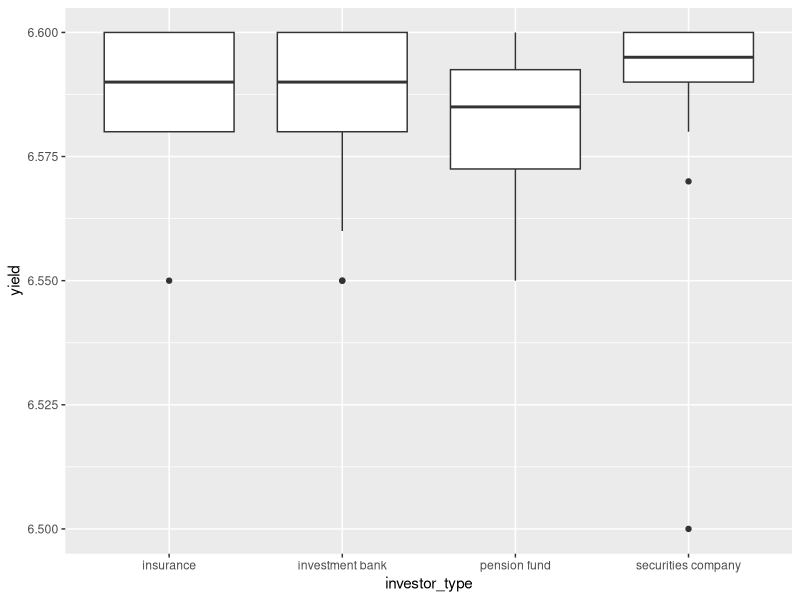
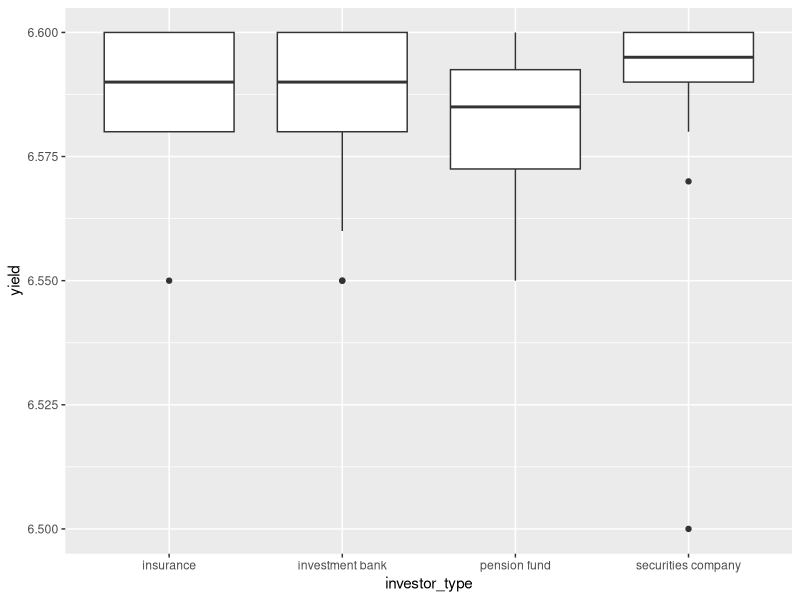
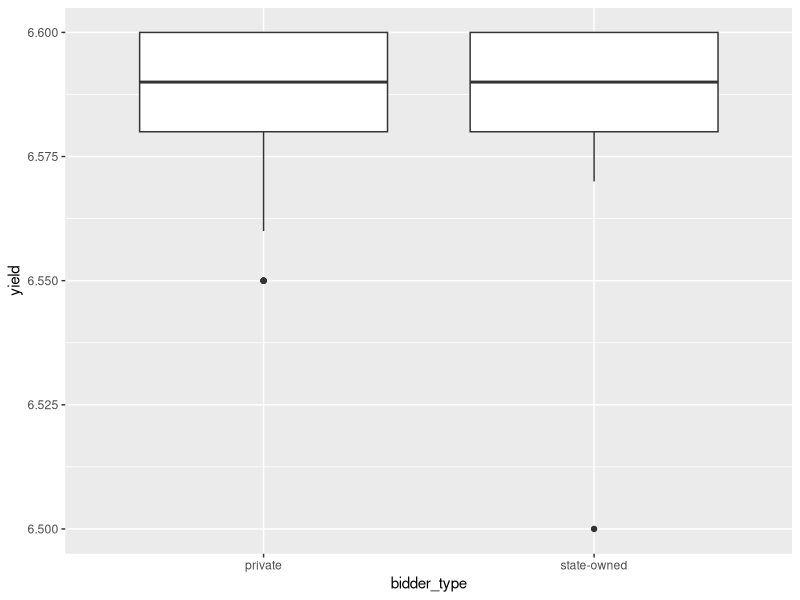

Recreate these plots in R, in order.
## ---- chunk 1
knitr::opts_chunk$set(echo = TRUE)

library(dplyr)
library(ggplot2)
library(tidyverse)
library(readr)
library(stringr)
library(lubridate)

bonds <- read.csv("data/FR0087.csv", header = F) %>% 
  mutate(date = as_date(substr(V5, 1, 6)), series = V2, bid_no = V1, yield = V3, bid = V4, bidder = V6, bidder_code = V8, 
         inv = gsub("\\s", "", V8), group = case_when(V10 == "CB" ~ "CB", TRUE ~ "non-CB"), custody = V11, alloted_unit = V12, proceed = V13, acr_int = V14) %>% 
  mutate(ivt = sub('.*-', '', inv), type = substr(bidder_code, 1, 2)) %>% 
  mutate(location = case_when(bidder %in% c("CITIBANK  N.A.", "KC JPMORGAN CHASE BANK  N.A.", "DEUTSCHE BANK  A.G.", "STANDCHART BANK") ~ "foreign", TRUE ~ "resident"),
         investor = case_when(
    ivt == "00" ~ bidder, TRUE ~ ivt)
          ) %>% 
  mutate(investor_type = case_when(substr(bidder_code, 4, 5) == "IB" ~ "investment bank", 
                                   substr(bidder_code, 4, 5) == "PF" ~ "pension fund",
                                   substr(bidder_code, 4, 5) == "SC" ~ "securities company",
                                   substr(bidder_code, 4, 5) == "IS" ~ "insurance")) %>% 
  mutate(investor = case_when(investor == "DanareksaSeku" ~ "BRI DANAREKSA SEKURITAS",
                              tolower(substr(investor, 1, 8)) == tolower("MandiriS") ~ "PT. MANDIRI SEKURITAS",
                              tolower(investor) == tolower("Trimegah") ~ "PT. TRIMEGAH SEKURITAS INDONESIA",
                              
                             tolower(substr(investor, 1, 6)) == tolower("Bahana") ~ "PT. BAHANA SEKURITAS",
                          TRUE ~ investor)) %>% 
  mutate(bidder_type = case_when(
    bidder %in% c("PT. MANDIRI SEKURITAS", "BRI DANAREKSA SEKURITAS", "PT Bank Mandiri (Persero), Tbk.", "PT Bank Negara Indonesia (Persero), Tbk.", "PT Bank Rakyat Indonesia, Tbk.") ~ "state-owned", TRUE ~ "private"
  )) %>% 
  select(-V1, -V2, -V3, -V4, -V6, -V5, -V7, -V8, -V9, -V10, -V11, -V12, -V13, -V14, -inv, -type, -ivt) %>% 
  as_tibble()

###
unique(bonds$investor_type)
typeof(bonds$investor_type)
foreign <- bonds %>% filter(bidder_type == "foreign")
## ---- chunk 2
bonds %>% 
  select(investor_type, yield, alloted_unit) %>% 
  filter(yield > 0, alloted_unit > 0) %>% 
  ggplot(aes(x = investor_type, y = yield))+
  geom_boxplot()


bonds %>% 
  select(investor_type, yield, alloted_unit) %>%
  group_by(investor_type) %>% 
  filter(yield > 0, alloted_unit > 0) %>% 
  ggplot(aes(x = investor_type, y = yield))+
  geom_boxplot()


bonds %>% 
  select(bidder_type, yield, alloted_unit) %>%
  group_by(bidder_type) %>% 
  filter(yield > 0, alloted_unit > 0) %>% 
  ggplot(aes(x = bidder_type, y = yield))+
  geom_boxplot()
## ---- chunk 3
bonds %>% 
  filter(investor_type == "Insurance") %>% 
summary()

securities_comp <- bonds %>% 
  filter(investor_type == "Securities Company")
  
